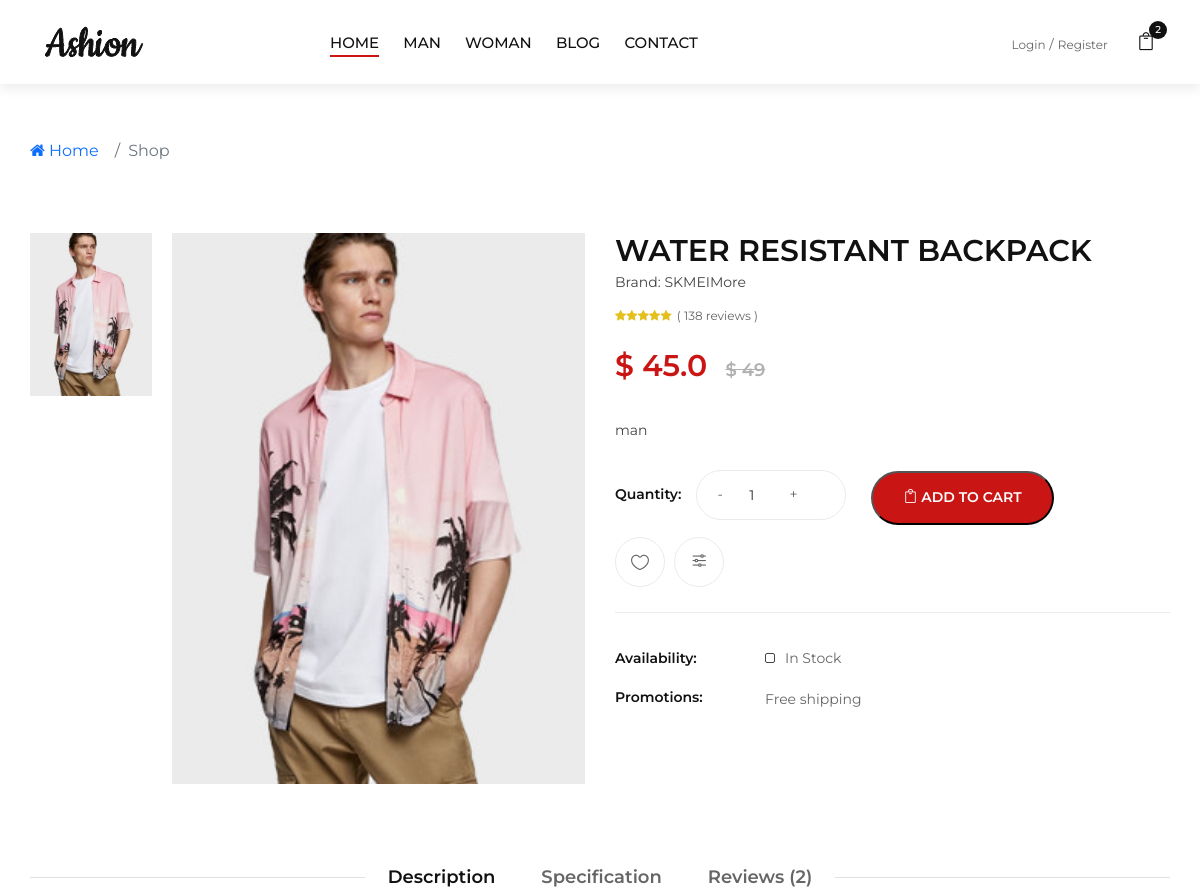
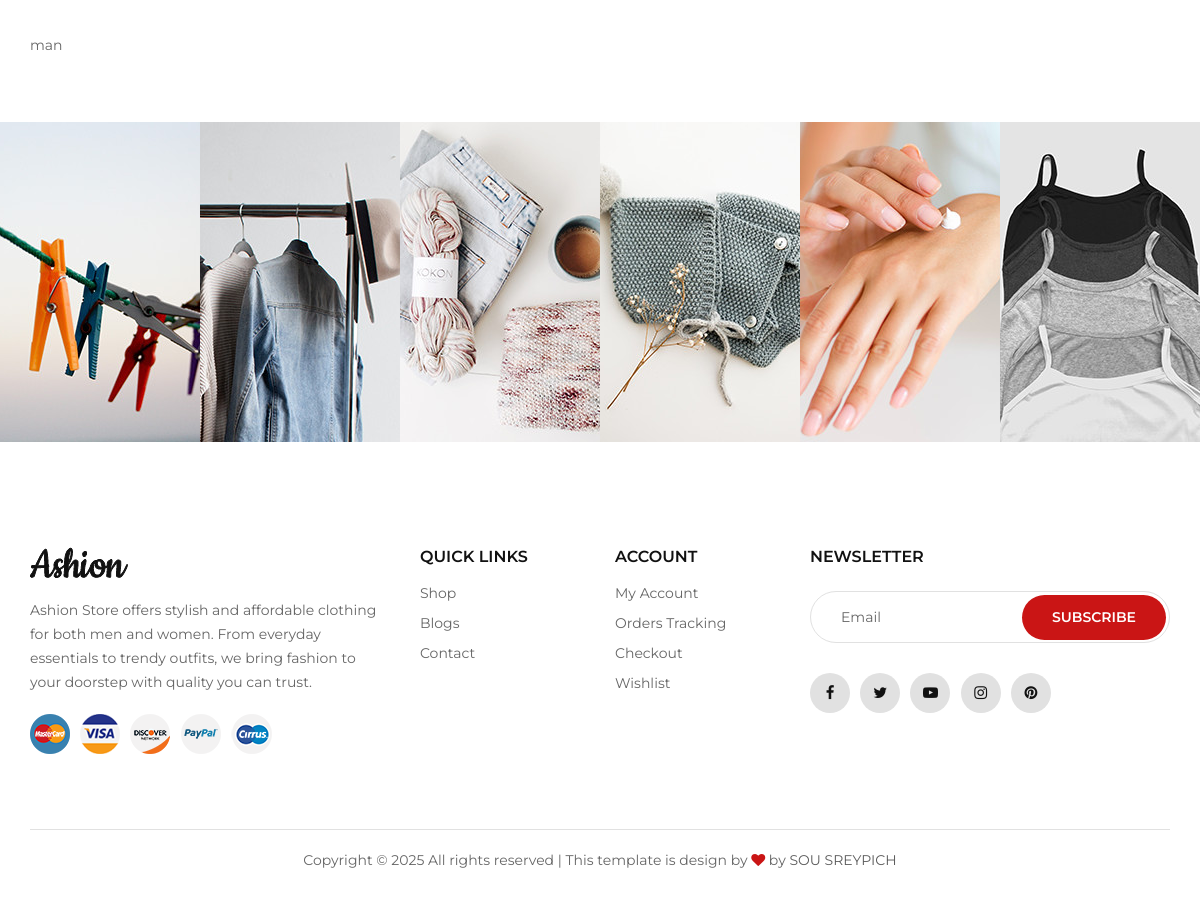
The page /Shopping/product-details.php on the database its author committed (2 pictures, top to bottom).
### tables this page shows
CREATE TABLE IF NOT EXISTS `categories` (
  `id` int NOT NULL AUTO_INCREMENT,
  `cat_name` varchar(255) NOT NULL,
  `statuss` tinyint NOT NULL,
  PRIMARY KEY (`id`)
);

CREATE TABLE IF NOT EXISTS `products` (
  `p_id` int NOT NULL AUTO_INCREMENT,
  `category_name` varchar(100) NOT NULL,
  `product_name` varchar(100) NOT NULL,
  `MRP` int NOT NULL,
  `price` decimal(10,1) NOT NULL,
  `qty` int NOT NULL,
  `img` varchar(255) NOT NULL,
  `desciption` varchar(255) NOT NULL,
  `statuss` varchar(100) NOT NULL,
  PRIMARY KEY (`p_id`)
);

### Shopping/function/function.php (called while the page is built, shortened)
<?php
    require_once 'db.php';
    function display_cat()
    {
        global $con;
        $query = "SELECT * FROM categories where statuss='0'";
        return $result = mysqli_query($con,$query);
    }
    function get_product($cat_id='',$product_id='')
    {
        global $con;
        $query = "SELECT * FROM products where statuss=1 order by p_id desc";
        return $result = mysqli_query($con, $query );
    }
?>

### Shopping/inc/product1.php (the view, shortened to what this page needs)
<section class="product-details spad">
    <div class="container">
        <div class="row">
            <div class="col-lg-6">
                <div class="product__details__pic">
                    <div class="product__details__pic__left product__thumb nice-scroll">
                        <a class="pt" href="#product-4">
                            <img src="../admin/img/<?php echo $result['img']; ?>" alt="">
                        </a>
                    </div>
                    <div class="product__details__slider__content">
                        <div class="product__details__pic__slider owl-carousel">
                            <img class="product__big__img" src="../admin/img/<?php echo $result['img']; ?>" alt="">
                        </div>
                    </div>
                </div>
            </div>
            <div class="col-lg-6">
                <div class="product__details__text">
                    <h3><?php echo $result['product_name']; ?> <span>Brand: SKMEIMore</span></h3>
                    <div class="rating">
                        <i class="fa fa-star"></i>
                        <i class="fa fa-star"></i>
                        <i class="fa fa-star"></i>
                        <i class="fa fa-star"></i>
                        <i class="fa fa-star"></i>
                        <span>( 138 reviews )</span>
                    </div>
                    <div class="product__details__price">
                        $ <?php echo $result['price']; ?>
                        <span>$ <?php echo $result['MRP']; ?></span>
                    </div>
                    <p><?php echo $result['desciption']; ?></p>
                    <div class="product__details__button">
                        <form action="shop-cart.php" method="GET" style="display: flex; align-items: center; gap: 15px;">
                            <div class="quantity">
                                <span>Quantity:</span>
                                <div class="pro-qty">
                                    <input type="number" name="qty" value="1" min="1" style="width: 60px;">
                                </div>
                            </div>
                            <button type="submit" class="cart-btn">
                                <span class="icon_bag_alt"></span> Add to cart
                            </button>
                        </form>
                        <ul>
                            <li><a href="#"><span class="icon_heart_alt"></span></a></li>
                            <li><a href="#"><span class="icon_adjust-horiz"></span></a></li>
                        </ul>
                    </div>
                    <div class="product__details__widget">
                        <ul>
                            <li>
                                <span>Availability:</span>
                                <div class="stock__checkbox">
                                    <label for="stockin">
                                        In Stock
                                        <span class="checkmark"></span>
                                    </label>
                                </div>
                            </li>
                            <li>
                                <span>Promotions:</span>
                                <p>Free shipping</p>
                            </li>
                        </ul>
                    </div>
                </div>
            </div>
            <div class="col-lg-12">
                <div class="product__details__tab">
                    <ul class="nav nav-tabs" role="tablist">
                        <li class="nav-item">
                            <a class="nav-link active" data-toggle="tab" href="#tabs-1" role="tab">Description</a>
                        </li>
                        <li class="nav-item">
                            <a class="nav-link" data-toggle="tab" href="#tabs-2" role="tab">Specification</a>
                        </li>
                        <li class="nav-item">
                            <a class="nav-link" data-toggle="tab" href="#tabs-3" role="tab">Reviews (2)</a>
                        </li>
                    </ul>
                    <div class="tab-content">
                        <div class="tab-pane active" id="tabs-1" role="tabpanel">
                            <p><?php echo nl2br($result['desciption']); ?></p>
                        </div>
                    </div>
                </div>
            </div>
        </div>
    </div>
    <div class="instagram">
        <div class="container-fluid">
            <div class="row">
                <?php for ($i = 1; $i <= 6; $i++): ?>
                    <div class="col-lg-2 col-md-4 col-sm-4 p-0">
                        <div class="instagram__item set-bg" data-setbg="img/instagram/insta-<?php echo $i; ?>.jpg">
                        </div>
                    </div>
                <?php endfor; ?>
            </div>
        </div>
    </div>
</section>

### Shopping/inc/header1.php (shortened to what this page needs)
<?php
    require_once 'function/function.php';
    $cat = display_cat();
?>
    <header class="header">
        <div class="container-fluid">
            <div class="row">
                <div class="col-xl-3 col-lg-2">
                    <div class="header__logo">
                        <a href="./index.php"><img src="img/logo.png" alt=""></a>
                    </div>
                </div>
                <div class="col-xl-6 col-lg-7">
                    <nav class="header__menu">
                        <ul>
                            <li class="active"><a href="./index.php">Home</a></li>
                            <?php
                                while ($row = mysqli_fetch_assoc($cat))
                                {
                                    ?>
                                        <li><a href="shop.php?id=<?php echo $row['id'] ?>"><?php echo $row['cat_name'] ?></a></li>
                                    <?php
                                }
                            ?>
                            <li><a href="./blog.php">Blog</a></li>
                            <li><a href="./contact.php">Contact</a></li>
                        </ul>
                    </nav>
                </div>
                <div class="col-lg-3">
                    <div class="header__right">
                        <div class="header__right__auth">
                            <a href="login.php">Login</a>
                            <a href="register.php">Register</a>
                        </div>
                        <ul class="header__right__widget">
                            <li><a href="#"><span class="icon_bag_alt"></span>
                                <div class="tip">2</div>
                            </a></li>
                        </ul>
                    </div>
                </div>
            </div>
        </div>
    </header>

### rows shown on the page
categories: cat_name "MAN"
categories: cat_name "WOMAN"
products: img (picture), product_name "WATER RESISTANT BACKPACK", price "45.0", MRP "49", desciption "man"
